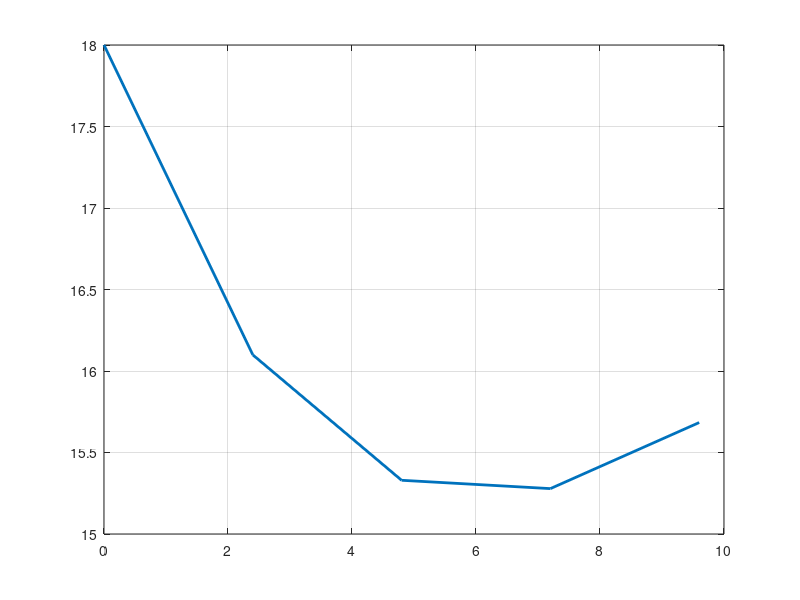

Write MATLAB code to recreate this figure.
% Oppgave 10

% Skriptet bruker Eulers midtpunkt-metode til å estimere løsningen 
% av likningen T´(t) = -2 * (T - Tu) der T er romtemperatur og Tu er
% utetemperatur = 12 + 0.5 * t. 

% Funskjonen for utetemperatur: 
Tu = @(t) 12 + 0.5 * t;

% Differensiallikningen
F = @(t, T) -0.2 * (T - Tu(t));

% Startkrav
t0 = 0;        
T0 = 18;         % Rompemperatur ved t = 0.

% Maksimal t-verdi
tMax = 12; 

% Antall steg i Eulers metode
N = input('Antall steg:');
h = (tMax - t0) / N;

% Initiering
t = t0;
T = T0;

% Eulers metode
for i=1:(N)               % N + 1 får med siste punktet
    tVektor(i) = t;
    TVektor(i) = T;
    tHatt = t + h/2;
    THatt = T + F(t,T) * h/2;
    T = T + F(tHatt,THatt) * h;     % Eulers midt-metode
    t = t + h;
end

% Svar til skjerm
T

% Plotting
plot (tVektor, TVektor, 'linewidth',2)
grid on

% Estimatet krever en tilstrekkelig høy N-verdi for å kunne regnes som å 
% ha god nok nøyaktighet.  